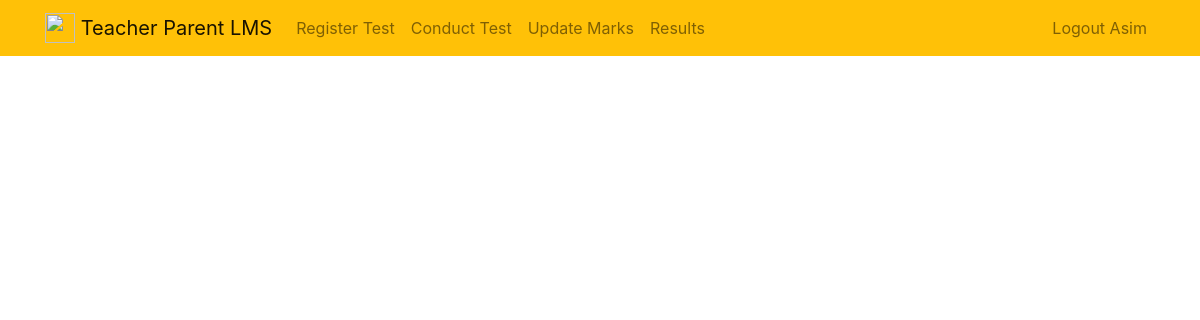
/tests/ (signed in), run on an earlier commit of the app's database.
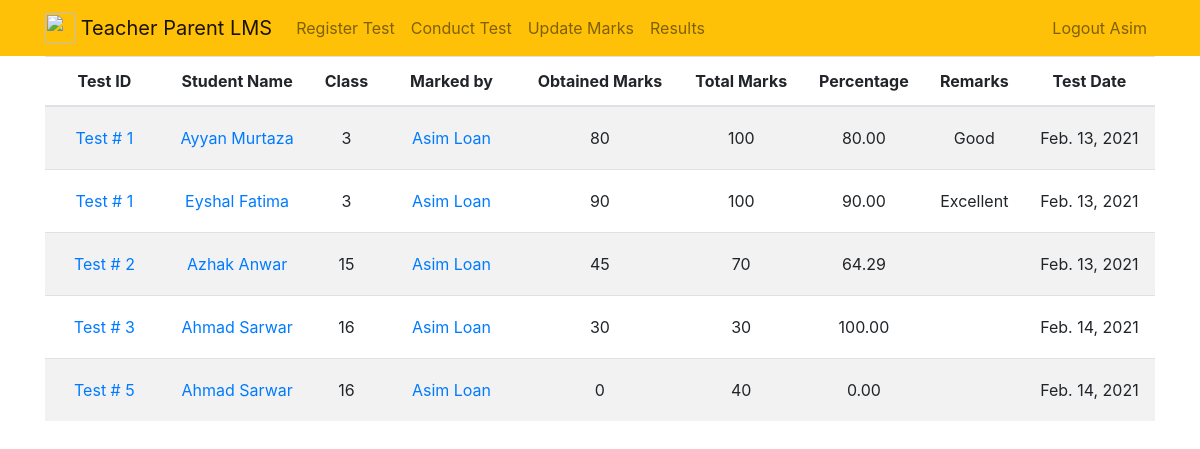
And on a later commit of the database.
### test_conducts/models.py (models this page shows, shortened)
class Conduct(models.Model):
    obtained_marks = models.IntegerField()
    student_id = models.ForeignKey(
        to='users.Student', verbose_name='Student ID', to_field='ssn', on_delete=models.CASCADE)
    test_id = models.ForeignKey(
        to=StudentTests, verbose_name='Test ID', to_field='test_id', on_delete=models.CASCADE)
    remarks = models.TextField(verbose_name='Remarks', null=True, blank=True)
    @property
    def percentage(self):
        return (self.obtained_marks)/(self.test_id.total_marks) * 100
    class Meta:
        unique_together = (('test_id', 'student_id'),)

class StudentTests(models.Model):
    test_id = models.AutoField(verbose_name='Test ID', primary_key=True)
    date = models.DateField(verbose_name='Test Date', auto_now_add=True)
    total_marks = models.IntegerField(verbose_name='Max Marks', default=100)
    subject = models.CharField(verbose_name='Subject Name', max_length=20)
    teacher_id = models.ForeignKey(
        to='users.Teacher', verbose_name='Teacher ID', to_field='ssn', on_delete=models.CASCADE)
    standard = models.IntegerField(verbose_name='Class', blank=True)
    def __str__(self):
        return 'Test # ' + str(self.test_id)

### users/models.py (models this page shows)
class Student(models.Model):
    name = models.CharField(verbose_name='Full Name', max_length=30)
    parent_id = models.ForeignKey(to=Parent, verbose_name='Parent/Guardian',
                                  on_delete=models.CASCADE, to_field='ssn', null=True)  # to make field empty in the beginning
    ssn = models.OneToOneField(to=CustomUser, on_delete=models.CASCADE,
                               primary_key=True, verbose_name='Student ID', to_field='id')
    standard = models.IntegerField(verbose_name='Class')
    phone = PhoneNumberField(blank=True, verbose_name='Phone No.')
    def __str__(self):
        return self.name

class Teacher(models.Model):
    name = models.CharField(verbose_name='Full Name', max_length=30)
    ssn = models.OneToOneField(to=CustomUser, on_delete=models.CASCADE,
                               verbose_name='Teacher ID', primary_key=True, to_field='id')
    phone = PhoneNumberField(verbose_name='Phone No.', unique=True)
    def __str__(self):
        return self.name

### test_conducts/views.py (the view, shortened to what this page needs)
# urls.py: path('tests/', include('test_conducts.urls')),
@login_required
def tests(request):
    tests = None
    if request.method == 'GET':
        if request.user.user_type == 1:     # student
            tests = Conduct.objects.select_related(
                'test_id').filter(student_id=request.user.id)
        elif request.user.user_type == 2:     # parent
            tests = Conduct.objects.select_related('test_id', 'student_id').filter(
                student_id__parent_id=request.user.id)
        elif request.user.user_type == 3:   # Teacher
            all_tests = Conduct.objects.select_related('test_id').all()
            tests = all_tests.filter(test_id__teacher_id_id=request.user.id)
        return render(request, 'tests.html', {'tests': tests.order_by('test_id')})

### test_conducts/templates/tests.html (shortened to what this page needs)
{% extends "base.html" %}
{% block content %}
{% if tests %}
<table class="table table-striped table-hover" >
    <thead>
        <tr>
            <th scope="col" style="text-align: center;">Test ID</th>
            <th scope="col" style="text-align: center;">Student Name</th>
            <th scope="col" style="text-align: center;">Class</th>
            <th scope="col" style="text-align: center;">Marked by</th>
            <th scope="col" style="text-align: center;">Obtained Marks</th>
            <th scope="col" style="text-align: center;">Total Marks</th>
            <th scope="col" style="text-align: center;">Percentage</th>
            <th scope="col" style="text-align: center;">Remarks</th>
            <th scope="col" style="text-align: center;">Test Date</th>
        </tr>
    </thead>
    <tbody>
        {% for test in tests %}
        <tr>
            <td class="align-middle" style="text-align: center;">
                <form method="POST">
                    <button class="btn btn-link">{{test.test_id}}</button>
                </form>
            </td>
            <td class="align-middle" style="text-align: center;">
                <a href="{% url 's_tests' test.student_id_id %}">{{test.student_id}}</a>
            </td>
            <td class="align-middle" style="text-align: center;">{{test.test_id.standard}}</td>
            <td class="align-middle" style="text-align: center;">
                <form method="POST">
                    <button class="btn btn-link">{{test.test_id.teacher_id}}</button>
                </form>
            </td>
            <td class="align-middle" style="text-align: center;">{{test.obtained_marks}}</td>
            <td class="align-middle" style="text-align: center;">{{test.test_id.total_marks}} </td>
            <td class="align-middle" style="text-align: center;">{{test.percentage|floatformat:"2"}}</td>
            <td class="align-middle" style="text-align: center;">{{test.remarks}}</td>
            <td class="align-middle" style="text-align: center;">{{test.test_id.date}}</td>
        </tr>
        {% endfor %}
    </tbody>
</table>
{% endif %}
{% endblock %}

What changed in the data, as far as the page shows it:
now on this page (row edited): Conduct: test_id "Test # 1", student_id "Ayyan Murtaza", test_id.standard "3", test_id.teacher_id "Asim Loan", obtained_marks "80", test_id.total_marks "100", percentage "80.00", remarks "Good", test_id "Feb. 13, 2021"
now on this page (row edited): Conduct: test_id "Test # 1", student_id "Eyshal Fatima", test_id.standard "3", test_id.teacher_id "Asim Loan", obtained_marks "90", test_id.total_marks "100", percentage "90.00", remarks "Excellent", test_id "Feb. 13, 2021"
added Conduct: test_id "Test # 2", student_id "Azhak Anwar", test_id.standard "15", test_id.teacher_id "Asim Loan", obtained_marks "45", test_id.total_marks "70", percentage "64.29", test_id "Feb. 13, 2021"
added Conduct: test_id "Test # 3", student_id "Ahmad Sarwar", test_id.standard "16", test_id.teacher_id "Asim Loan", obtained_marks "30", test_id.total_marks "30", percentage "100.00", test_id "Feb. 14, 2021"
added Conduct: test_id "Test # 5", student_id "Ahmad Sarwar", test_id.standard "16", test_id.teacher_id "Asim Loan", obtained_marks "0", test_id.total_marks "40", percentage "0.00", test_id "Feb. 14, 2021"
Also different on the page:
text now shown: "Test ID Student Name Class Marked by Obtained Marks Total Marks Percentage Remarks Test Date"
